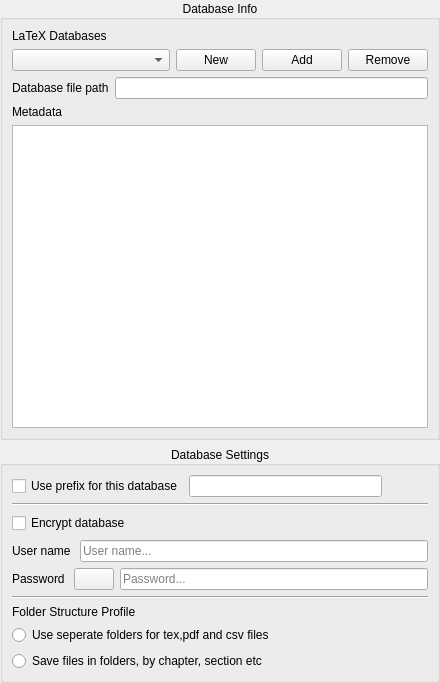
          <widget class="QWidget" name="scrollAreaWidgetContents_5">
           <property name="geometry">
            <rect>
             <x>0</x>
             <y>0</y>
             <width>440</width>
             <height>683</height>
            </rect>
           </property>
           <layout class="QVBoxLayout" name="verticalLayout_11">
            <property name="leftMargin">
             <number>0</number>
            </property>
            <property name="topMargin">
             <number>0</number>
            </property>
            <property name="rightMargin">
             <number>0</number>
            </property>
            <property name="bottomMargin">
             <number>0</number>
            </property>
            <item>
             <widget class="QGroupBox" name="groupBox_6">
              <property name="title">
               <string>Database Info</string>
              </property>
              <property name="alignment">
               <set>Qt::AlignCenter</set>
              </property>
              <layout class="QGridLayout" name="gridLayout_16">
               <item row="1" column="2">
                <widget class="QPushButton" name="AddBase">
                 <property name="text">
                  <string>Add</string>
                 </property>
                </widget>
               </item>
               <item row="2" column="0" colspan="4">
                <layout class="QHBoxLayout" name="horizontalLayout_3">
                 <item>
                  <widget class="QLabel" name="label_6">
                   <property name="text">
                    <string>Database file path</string>
                   </property>
                  </widget>
                 </item>
                 <item>
                  <widget class="QLineEdit" name="DatabaseLineEdit"/>
                 </item>
                </layout>
               </item>
               <item row="1" column="1">
                <widget class="QPushButton" name="BaseButton">
                 <property name="toolTip">
                  <string>Επιλογή φακέλου για τα αρχεία tex της βάσης</string>
                 </property>
                 <property name="text">
                  <string>New</string>
                 </property>
                </widget>
               </item>
               <item row="1" column="0">
                <widget class="QComboBox" name="ComboBaseList">
                 <property name="sizePolicy">
                  <sizepolicy hsizetype="MinimumExpanding" vsizetype="Fixed">
                   <horstretch>0</horstretch>
                   <verstretch>0</verstretch>
                  </sizepolicy>
                 </property>
                </widget>
               </item>
               <item row="3" column="0" colspan="4">
                <layout class="QGridLayout" name="gridLayout_4">
                 <item row="1" column="0">
                  <widget class="QTableView" name="DatabaseFieldTable">
                   <property name="minimumSize">
                    <size>
                     <width>0</width>
                     <height>250</height>
                    </size>
                   </property>
                  </widget>
                 </item>
                 <item row="0" column="0">
                  <widget class="QLabel" name="label_7">
                   <property name="text">
                    <string>Metadata</string>
                   </property>
                  </widget>
                 </item>
                </layout>
               </item>
               <item row="0" column="0">
                <widget class="QLabel" name="label_4">
                 <property name="text">
                  <string>LaTeX Databases</string>
                 </property>
                </widget>
               </item>
               <item row="1" column="3">
                <widget class="QPushButton" name="DeleteFilesBase">
                 <property name="sizePolicy">
                  <sizepolicy hsizetype="Maximum" vsizetype="Fixed">
                   <horstretch>0</horstretch>
                   <verstretch>0</verstretch>
                  </sizepolicy>
                 </property>
                 <property name="toolTip">
                  <string>Επιλογή φακέλου για τα αρχεία tex της βάσης</string>
                 </property>
                 <property name="text">
                  <string>Remove</string>
                 </property>
                </widget>
               </item>
              </layout>
             </widget>
            </item>
            <item>
             <widget class="QGroupBox" name="groupBox_8">
              <property name="title">
               <string>Database Settings</string>
              </property>
              <property name="alignment">
               <set>Qt::AlignCenter</set>
              </property>
              <layout class="QVBoxLayout" name="verticalLayout_3">
               <item>
                <layout class="QHBoxLayout" name="horizontalLayout_7">
                 <item>
                  <widget class="QCheckBox" name="UseDatabasePrefix">
                   <property name="text">
                    <string>Use prefix for this database</string>
                   </property>
                  </widget>
                 </item>
                 <item>
                  <widget class="QLineEdit" name="DatabasePrefix"/>
                 </item>
                 <item>
                  <widget class="QPushButton" name="saveFDBPrefix">
                   <property name="sizePolicy">
                    <sizepolicy hsizetype="Fixed" vsizetype="Fixed">
                     <horstretch>0</horstretch>
                     <verstretch>0</verstretch>
                    </sizepolicy>
                   </property>
                   <property name="text">
                    <string/>
                   </property>
                   <property name="icon">
                    <iconset>
                     <normaloff>:/images/document-save.svg</normaloff>:/images/document-save.svg</iconset>
                   </property>
                   <property name="flat">
                    <bool>true</bool>
                   </property>
                  </widget>
                 </item>
                </layout>
               </item>
               <item>
                <widget class="Line" name="line">
                 <property name="orientation">
                  <enum>Qt::Horizontal</enum>
                 </property>
                </widget>
               </item>
               <item>
                <layout class="QHBoxLayout" name="horizontalLayout_6">
                 <item>
                  <widget class="QCheckBox" name="EncryptDatabase">
                   <property name="text">
                    <string>Encrypt database</string>
                   </property>
                  </widget>
                 </item>
                 <item>
                  <widget class="QPushButton" name="savePasswordFDB">
                   <property name="sizePolicy">
                    <sizepolicy hsizetype="Fixed" vsizetype="Fixed">
                     <horstretch>0</horstretch>
                     <verstretch>0</verstretch>
                    </sizepolicy>
                   </property>
                   <property name="text">
                    <string/>
                   </property>
                   <property name="icon">
                    <iconset>
                     <normaloff>:/images/document-save.svg</normaloff>:/images/document-save.svg</iconset>
                   </property>
                   <property name="flat">
                    <bool>true</bool>
                   </property>
                  </widget>
                 </item>
                </layout>
               </item>
               <item>
                <layout class="QHBoxLayout" name="horizontalLayout_9">
                 <item>
                  <widget class="QLabel" name="label_32">
                   <property name="text">
                    <string>User name </string>
                   </property>
                  </widget>
                 </item>
                 <item>
                  <widget class="QLineEdit" name="DatabaseUserName">
                   <property name="placeholderText">
                    <string>User name...</string>
                   </property>
                  </widget>
                 </item>
                </layout>
               </item>
               <item>
                <layout class="QHBoxLayout" name="horizontalLayout_8">
                 <item>
                  <widget class="QLabel" name="label_3">
                   <property name="text">
                    <string>Password </string>
                   </property>
                  </widget>
                 </item>
                 <item>
                  <widget class="QPushButton" name="KeyGeneratorFDB">
                   <property name="text">
                    <string/>
                   </property>
                   <property name="icon">
                    <iconset>
                     <normaloff>:/images/key.svg</normaloff>:/images/key.svg</iconset>
                   </property>
                  </widget>
                 </item>
                 <item>
                  <widget class="PasswordLineEdit" name="DatabasePassword">
                   <property name="placeholderText">
                    <string>Password...</string>
                   </property>
                  </widget>
                 </item>
                </layout>
               </item>
               <item>
                <widget class="Line" name="line_2">
                 <property name="orientation">
                  <enum>Qt::Horizontal</enum>
                 </property>
                </widget>
               </item>
               <item>
                <widget class="QLabel" name="label">
                 <property name="text">
                  <string>Folder Structure Profile</string>
                 </property>
                </widget>
               </item>
               <item>
                <layout class="QVBoxLayout" name="verticalLayout_7">
                 <item>
                  <widget class="QRadioButton" name="radioButton_2">
                   <property name="text">
                    <string>Use seperate folders for tex,pdf and csv files</string>
                   </property>
                  </widget>
                 </item>
                 <item>
                  <widget class="QRadioButton" name="radioButton">
                   <property name="text">
                    <string>Save files in folders, by chapter, section etc</string>
                   </property>
                  </widget>
                 </item>
                </layout>
               </item>
              </layout>
             </widget>
            </item>
           </layout>
          </widget>
